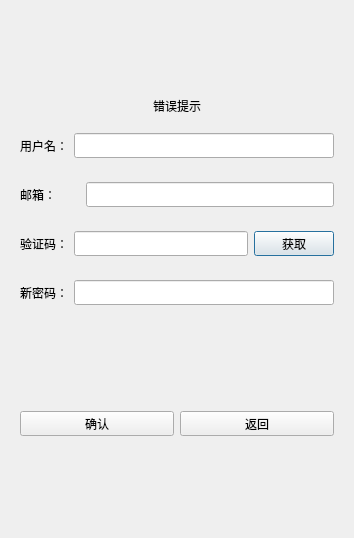
<?xml version="1.0" encoding="UTF-8"?>
<ui version="4.0">
 <class>ResetDialog</class>
 <widget class="QDialog" name="ResetDialog">
  <property name="geometry">
   <rect>
    <x>0</x>
    <y>0</y>
    <width>354</width>
    <height>538</height>
   </rect>
  </property>
  <property name="windowTitle">
   <string>Dialog</string>
  </property>
  <layout class="QVBoxLayout" name="verticalLayout">
   <item>
    <spacer name="verticalSpacer">
     <property name="orientation">
      <enum>Qt::Vertical</enum>
     </property>
     <property name="sizeHint" stdset="0">
      <size>
       <width>20</width>
       <height>40</height>
      </size>
     </property>
    </spacer>
   </item>
   <item>
    <widget class="QLabel" name="err_tip">
     <property name="minimumSize">
      <size>
       <width>0</width>
       <height>25</height>
      </size>
     </property>
     <property name="maximumSize">
      <size>
       <width>16777215</width>
       <height>25</height>
      </size>
     </property>
     <property name="text">
      <string>错误提示</string>
     </property>
     <property name="alignment">
      <set>Qt::AlignCenter</set>
     </property>
    </widget>
   </item>
   <item>
    <widget class="QWidget" name="widget" native="true">
     <layout class="QHBoxLayout" name="horizontalLayout">
      <item>
       <widget class="QLabel" name="user_lb">
        <property name="minimumSize">
         <size>
          <width>0</width>
          <height>25</height>
         </size>
        </property>
        <property name="maximumSize">
         <size>
          <width>16777215</width>
          <height>25</height>
         </size>
        </property>
        <property name="text">
         <string>用户名：</string>
        </property>
       </widget>
      </item>
      <item>
       <widget class="QLineEdit" name="user_edit">
        <property name="minimumSize">
         <size>
          <width>0</width>
          <height>25</height>
         </size>
        </property>
        <property name="maximumSize">
         <size>
          <width>16777215</width>
          <height>25</height>
         </size>
        </property>
       </widget>
      </item>
     </layout>
    </widget>
   </item>
   <item>
    <widget class="QWidget" name="widget_2" native="true">
     <layout class="QHBoxLayout" name="horizontalLayout_2">
      <item>
       <widget class="QLabel" name="email_lb">
        <property name="minimumSize">
         <size>
          <width>60</width>
          <height>25</height>
         </size>
        </property>
        <property name="maximumSize">
         <size>
          <width>60</width>
          <height>25</height>
         </size>
        </property>
        <property name="text">
         <string>邮箱：</string>
        </property>
       </widget>
      </item>
      <item>
       <widget class="QLineEdit" name="email_edit">
        <property name="minimumSize">
         <size>
          <width>0</width>
          <height>25</height>
         </size>
        </property>
        <property name="maximumSize">
         <size>
          <width>16777215</width>
          <height>25</height>
         </size>
        </property>
       </widget>
      </item>
     </layout>
    </widget>
   </item>
   <item>
    <widget class="QWidget" name="widget_3" native="true">
     <layout class="QHBoxLayout" name="horizontalLayout_3">
      <item>
       <widget class="QLabel" name="varify_lb">
        <property name="minimumSize">
         <size>
          <width>0</width>
          <height>25</height>
         </size>
        </property>
        <property name="maximumSize">
         <size>
          <width>16777215</width>
          <height>25</height>
         </size>
        </property>
        <property name="text">
         <string>验证码：</string>
        </property>
       </widget>
      </item>
      <item>
       <widget class="QLineEdit" name="varify_edit">
        <property name="minimumSize">
         <size>
          <width>0</width>
          <height>25</height>
         </size>
        </property>
        <property name="maximumSize">
         <size>
          <width>16777215</width>
          <height>25</height>
         </size>
        </property>
       </widget>
      </item>
      <item>
       <widget class="QPushButton" name="varify_btn">
        <property name="minimumSize">
         <size>
          <width>0</width>
          <height>25</height>
         </size>
        </property>
        <property name="maximumSize">
         <size>
          <width>16777215</width>
          <height>25</height>
         </size>
        </property>
        <property name="text">
         <string>获取</string>
        </property>
       </widget>
      </item>
     </layout>
    </widget>
   </item>
   <item>
    <widget class="QWidget" name="widget_4" native="true">
     <layout class="QHBoxLayout" name="horizontalLayout_4">
      <item>
       <widget class="QLabel" name="pwd_lb">
        <property name="minimumSize">
         <size>
          <width>0</width>
          <height>25</height>
         </size>
        </property>
        <property name="maximumSize">
         <size>
          <width>16777215</width>
          <height>25</height>
         </size>
        </property>
        <property name="text">
         <string>新密码：</string>
        </property>
       </widget>
      </item>
      <item>
       <widget class="QLineEdit" name="pwd_edit">
        <property name="minimumSize">
         <size>
          <width>0</width>
          <height>25</height>
         </size>
        </property>
        <property name="maximumSize">
         <size>
          <width>16777215</width>
          <height>25</height>
         </size>
        </property>
       </widget>
      </item>
     </layout>
    </widget>
   </item>
   <item>
    <spacer name="verticalSpacer_2">
     <property name="orientation">
      <enum>Qt::Vertical</enum>
     </property>
     <property name="sizeHint" stdset="0">
      <size>
       <width>20</width>
       <height>40</height>
      </size>
     </property>
    </spacer>
   </item>
   <item>
    <widget class="QWidget" name="widget_5" native="true">
     <layout class="QHBoxLayout" name="horizontalLayout_5">
      <item>
       <widget class="QPushButton" name="sure_btn">
        <property name="minimumSize">
         <size>
          <width>0</width>
          <height>25</height>
         </size>
        </property>
        <property name="maximumSize">
         <size>
          <width>16777215</width>
          <height>25</height>
         </size>
        </property>
        <property name="text">
         <string>确认</string>
        </property>
       </widget>
      </item>
      <item>
       <widget class="QPushButton" name="return_btn">
        <property name="minimumSize">
         <size>
          <width>0</width>
          <height>25</height>
         </size>
        </property>
        <property name="maximumSize">
         <size>
          <width>16777215</width>
          <height>25</height>
         </size>
        </property>
        <property name="text">
         <string>返回</string>
        </property>
       </widget>
      </item>
     </layout>
    </widget>
   </item>
   <item>
    <spacer name="verticalSpacer_3">
     <property name="orientation">
      <enum>Qt::Vertical</enum>
     </property>
     <property name="sizeHint" stdset="0">
      <size>
       <width>20</width>
       <height>40</height>
      </size>
     </property>
    </spacer>
   </item>
  </layout>
 </widget>
 <resources/>
 <connections/>
</ui>
